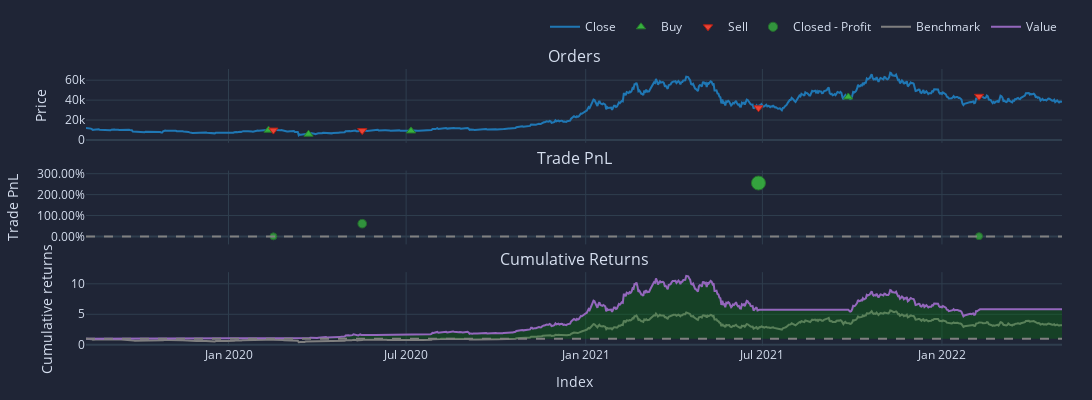

Notebook source saved alongside this figure:
### Code cell
pf.plot(height=400, width=1300).show()

### Figure 1 — Plotly figure (JSON) as saved in the notebook; plotly's stock layout.template omitted (floating-point values rounded to 4 significant figures; data arrays with more than 128 entries replaced by an {"elided": "..."} marker saying what was removed)
{"data": [{"legendgroup": "0", "line": {"color": "#1f77b4"}, "name": "Close", "showlegend": true, "type": "scatter", "uid": "4aeaa34a-3dcb-49c8-baeb-529bde472d8d", "x": {"elided": "1001 str values"}, "xaxis": "x", "y": {"elided": "1001 float values"}, "yaxis": "y"}, {"customdata": [[0, 0.01014, 0.0999], [2, 0.01723, 0.1002], [4, 0.01779, 0.1614], [6, 0.01328, 0.5732]], "hovertemplate": "Order Id: %{customdata[0]}<br>Timestamp: %{x}<br>Price: %{y}<br>Size: %{customdata[1]:.6f}<br>Fees: %{customdata[2]:.6f}", "legendgroup": "1", "marker": {"color": "#37B13F", "line": {"color": "rgb(38,123,44)", "width": 1}, "size": 8, "symbol": "triangle-up"}, "mode": "markers", "name": "Buy", "type": "scatter", "uid": "a46e3422-9e78-4d4e-8cb7-2c60906dce0f", "x": ["2020-02-11T00:00:00", "2020-03-23T00:00:00", "2020-07-06T00:00:00", "2021-09-27T00:00:00"], "xaxis": "x", "y": [9852.0, 5816.0, 9069.0, 43160.0], "yaxis": "y"}, {"customdata": [[1, 0.01014, 0.1004], [3, 0.01723, 0.1617], [5, 0.01779, 0.5744], [7, 0.01328, 0.5822]], "hovertemplate": "Order Id: %{customdata[0]}<br>Timestamp: %{x}<br>Price: %{y}<br>Size: %{customdata[1]:.6f}<br>Fees: %{customdata[2]:.6f}", "legendgroup": "2", "marker": {"color": "#EA4335", "line": {"color": "rgb(181,31,18)", "width": 1}, "size": 8, "symbol": "triangle-down"}, "mode": "markers", "name": "Sell", "type": "scatter", "uid": "b23f861c-d6f7-4a3c-bbe2-9cec4138f8df", "x": ["2020-02-16T00:00:00", "2020-05-17T00:00:00", "2021-06-27T00:00:00", "2022-02-08T00:00:00"], "xaxis": "x", "y": [9905.0, 9381.0, 32280.0, 43840.0], "yaxis": "y"}, {"customdata": [[0, 0, 0.336, 0.003363], [1, 1, 61.18, 0.6103], [2, 2, 412.3, 2.555], [3, 3, 7.863, 0.01372]], "hovertemplate": "Exit Trade Id: %{customdata[0]}<br>Position Id: %{customdata[1]}<br>Exit Timestamp: %{x}<br>PnL: %{customdata[2]:.6f}<br>Return: %{customdata[3]:.2%}", "legendgroup": "3", "marker": {"color": "#37B13F", "line": {"color": "rgb(38,123,44)", "width": 1}, "opacity": [0.75, 0.7857, 0.9, 0.7506], "size": [7, 8.665, 14, 7.028], "symbol": "circle"}, "mode": "markers", "name": "Closed - Profit", "type": "scatter", "uid": "734fc7ca-d1aa-47ed-8ea3-9a73005d063f", "x": ["2020-02-16T00:00:00", "2020-05-17T00:00:00", "2021-06-27T00:00:00", "2022-02-08T00:00:00"], "xaxis": "x2", "y": [0.003363, 0.6103, 2.555, 0.01372], "yaxis": "y2"}, {"legendgroup": "4", "line": {"color": "#7f7f7f"}, "name": "Benchmark", "showlegend": true, "type": "scatter", "uid": "17364d6e-7338-4f46-9576-425c434273e0", "x": {"elided": "1001 str values"}, "xaxis": "x3", "y": {"elided": "1001 float values"}, "yaxis": "y3"}, {"hoverinfo": "skip", "legendgroup": "5", "line": {"color": "rgba(0, 0, 0, 0)", "width": 0}, "opacity": 0, "showlegend": false, "type": "scatter", "uid": "9ace0921-5641-4e99-bbc4-d5423f0c3126", "x": {"elided": "1001 str values"}, "xaxis": "x3", "y": {"elided": "1001 int values"}, "yaxis": "y3"}, {"connectgaps": false, "fill": "tonexty", "fillcolor": "rgba(0, 128, 0, 0.3)", "hoverinfo": "skip", "legendgroup": "5", "line": {"color": "rgba(0, 0, 0, 0)", "width": 0}, "opacity": 0, "showlegend": false, "type": "scatter", "uid": "05111b36-ff32-49a0-8111-e1c5b575d1d4", "x": {"elided": "1001 str values"}, "xaxis": "x3", "y": {"elided": "1001 float values"}, "yaxis": "y3"}, {"hoverinfo": "skip", "legendgroup": "5", "line": {"color": "rgba(0, 0, 0, 0)", "width": 0}, "opacity": 0, "showlegend": false, "type": "scatter", "uid": "1655b639-094d-4e22-ad94-ccac5689adb1", "x": {"elided": "1001 str values"}, "xaxis": "x3", "y": {"elided": "1001 int values"}, "yaxis": "y3"}, {"connectgaps": false, "fill": "tonexty", "fillcolor": "rgba(255, 0, 0, 0.3)", "hoverinfo": "skip", "legendgroup": "5", "line": {"color": "rgba(0, 0, 0, 0)", "width": 0}, "opacity": 0, "showlegend": false, "type": "scatter", "uid": "339748d9-c47a-41da-bab1-03e383fc2e3b", "x": {"elided": "1001 str values"}, "xaxis": "x3", "y": {"elided": "1001 float values"}, "yaxis": "y3"}, {"legendgroup": "6", "line": {"color": "#9467bd"}, "name": "Value", "showlegend": true, "type": "scatter", "uid": "9471c862-d0d9-4153-b280-1e0023ee98d7", "x": {"elided": "1001 str values"}, "xaxis": "x3", "y": {"elided": "1001 float values"}, "yaxis": "y3"}, {"hoverinfo": "skip", "legendgroup": "5", "line": {"color": "rgba(0, 0, 0, 0)", "width": 0}, "opacity": 0, "showlegend": false, "type": "scatter", "uid": "5754f686-74ed-40f0-b2db-bd1ec21ebeb7", "x": {"elided": "1001 str values"}, "xaxis": "x3", "y": {"elided": "1001 int values"}, "yaxis": "y3"}], "layout": {"annotations": [{"font": {"size": 16}, "showarrow": false, "text": "Orders", "x": 0.5, "xanchor": "center", "xref": "paper", "y": 1, "yanchor": "bottom", "yref": "paper"}, {"font": {"size": 16}, "showarrow": false, "text": "Trade PnL", "x": 0.5, "xanchor": "center", "xref": "paper", "y": 0.6333, "yanchor": "bottom", "yref": "paper"}, {"font": {"size": 16}, "showarrow": false, "text": "Cumulative Returns", "x": 0.5, "xanchor": "center", "xref": "paper", "y": 0.2667, "yanchor": "bottom", "yref": "paper"}], "height": 400, "legend": {"orientation": "h", "traceorder": "normal", "x": 1, "xanchor": "right", "y": 1.1, "yanchor": "bottom"}, "margin": {"b": 30, "l": 30, "r": 30, "t": 30}, "shapes": [{"line": {"color": "gray", "dash": "dash"}, "type": "line", "x0": 0, "x1": 1, "xref": "paper", "y0": 0, "y1": 0, "yref": "y2"}, {"line": {"color": "gray", "dash": "dash"}, "type": "line", "x0": 0, "x1": 1, "xref": "paper", "y0": 1, "y1": 1, "yref": "y3"}], "showlegend": true, "width": 1300, "xaxis": {"anchor": "y", "domain": [0, 1], "matches": "x3", "showticklabels": false}, "xaxis2": {"anchor": "y2", "domain": [0, 1], "matches": "x3", "showticklabels": false}, "xaxis3": {"anchor": "y3", "domain": [0, 1], "title": {"text": "Index"}}, "yaxis": {"anchor": "x", "domain": [0.7333, 1], "title": {"text": "Price"}}, "yaxis2": {"anchor": "x2", "domain": [0.3667, 0.6333], "tickformat": ".2%", "title": {"text": "Trade PnL"}}, "yaxis3": {"anchor": "x3", "domain": [0, 0.2667], "title": {"text": "Cumulative returns"}}}}
